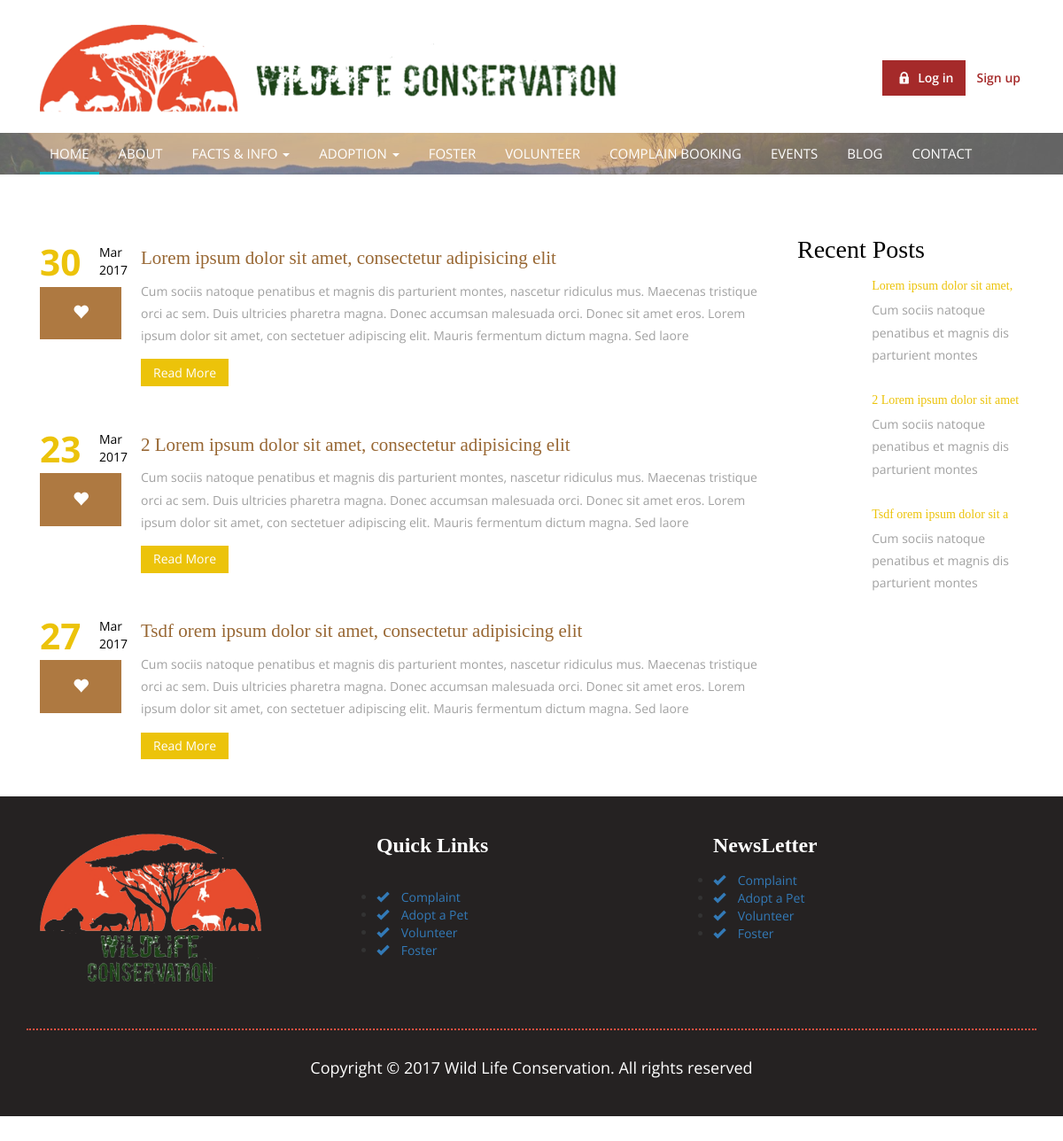
Screenshot of /blog.php with the database file from the repository.
### tables this page shows
CREATE TABLE `wnc_blog` (
  `blog_id` int(5) NOT NULL,
  `blog_title` varchar(100) NOT NULL,
  `blog_date` timestamp NOT NULL DEFAULT CURRENT_TIMESTAMP,
  `blog_image` longtext NOT NULL,
  `blog_description` longtext NOT NULL
);

### access.php (called while the page is built, shortened)
<?php require_once 'dbfunction.php';
$qury= new cashfunct();
	?>

### dbfunction.php (called while the page is built, shortened)
<?php session_start();
class cashfunct{
	var $error_msg = [];
	function selectr($fields,$table,$condition="")
	{
		try{
		$resultset = array();
	$q = mysql_query("select $fields from $table $condition");
	while($r = mysql_fetch_array($q))
	{
		@$resultset[] = $r;
	}
	return $resultset;
	}
	catch(Exception $e){
		array_push($this->error_msg,$e->getMessage());
		return false;
	}
	}
}
?>

### blog.php (the view, shortened to what this page needs)
<!DOCTYPE html>
<html>
<head>
<link href="css/bootstrap.css" rel="stylesheet" type="text/css" media="all" />
<link href="css/style.css" rel="stylesheet" type="text/css" media="all" />
<link href="css/animate.css" rel="stylesheet" type="text/css" media="all">
</head>
<body>
<?php include 'header.php';?>
<div class="blog">
	<div class="container">
		<div class="blog-top">
			<div class="col-md-9 blog-grid">
<?php
			$fetch = $qury->selectr("*",$qury->prefix.$qury->blog_table);
			foreach($fetch as $fet)	{
				  $timestamp = strtotime($fet[$qury->blog_table."_date"]);
        $date2 = date('d', $timestamp);
		$month = date("M", ($timestamp) );
		$year = date('o', $timestamp);
				echo '
				<div class="blog-grid3">
				<div class=" blog-grid1">
					<div class="text-blog">
						<span>'.$date2.'</span>
						<small>'.$month.'<br>'.$year.'</small>
						<div class="clearfix"> </div>
					</div>
					<ul>
						<li><a class="heart" href="#"><i class="glyphicon glyphicon-heart"></i></a></li>
					</ul>
				</div>
				<div class=" blog-grid2">
					<a href="single.php?id='.$fet[$qury->blog_table."_id"].'"><img src="blog/'.$fet[$qury->blog_table."_image"].'" class="img-responsive" alt=""></a>
					<div class="blog-text">
						<h5><a href="single.php?id='.$fet[$qury->blog_table."_id"].'">'.substr($fet[$qury->blog_table."_title"],0,80).'</a></h5>
						<p>'.substr($fet[$qury->blog_table."_description"],0,300).'</p>
					</div>
					<a href="single.php?id='.$fet[$qury->blog_table."_id"].'" class="more">Read More</a>
				</div>
				<div class="clearfix"> </div>
			</div>'; } ?>
			</div>
			<div class="col-md-3 categories-grid">
				<?php include  'sidebar2.php'; ?>
		</div>
	</div>
</div>
<?php include 'footer.php';?>
</body>
</html>

### sidebar2.php
<div class="blog-bottom">
					<h4>Recent Posts</h4>
				<?php 	$fetch = $qury->selectr("*",$qury->prefix.$qury->blog_table  );
			foreach($fetch as $fet)	{
				echo '
						<div class="product-go">
								<a href="single.php?id='.$fet[$qury->blog_table."_id"].'" class="fashion"><img class="img-responsive " src="blog/'.$fet[$qury->blog_table."_image"].'" alt=""></a>
								<div class="grid-product">
									<a href="single.php?id='.$fet[$qury->blog_table."_id"].'" class="elit">'.substr($fet[$qury->blog_table."_title"],0,28).'</a>
									<p>'.substr($fet[$qury->blog_table."_description"],0,60).'</p>
								</div>
							<div class="clearfix"> </div>
			</div> ';} ?>
							</div>

### css/style.css (style rules this page uses)
html, body { margin:0; background: #fff; font-family: 'Open Sans', sans-serif; }
h4, h5, h6, h1, h2, h3 { margin: 0; font-family: 'Acme', sans-serif; }
p { margin:0; }
ul,label { margin:0; padding:0; }
body a { transition: 0.5s all; -webkit-transition: 0.5s all; -o-transition: 0.5s all; -moz-transition: 0.5s all; -ms-transition: 0.5s all; text-decoration:none; }
.text-blog span { float:left; font-size: 2.9em; color:#ECC30A; font-weight: bold; }
.text-blog small { float:right; font-size: 1em; color:#000; margin-top: 8px; }
.blog-grid1 { padding: 0; width: 12%; float: left; }
.blog-grid1 ul li { list-style: none; }
.blog-grid1 ul li a { text-decoration: none; font-size: 1em; color: #fff; background-color: #986733; padding: 1.5em 2.27em; line-height: 3.3em; }
.blog-grid1 ul li a.heart { padding: 0.99em 2.05em; background-color: #AE7941; font-size: 18px; line-height: 3.2em; }
.blog-text h5 { font-size: 1.5em; font-family: 'Karla-Bold'; margin: 0.6em 0; }
.blog-text h5 a { color: #986733; text-decoration: none; }
.blog-top p { font-size: 1em; color:#A1A1A1; line-height: 1.8em; margin-bottom: 1em; }
a.more { text-decoration: none; font-size: 1em; color:#fff; background: #ECC30A; display: inline-block; padding: 0.6em 1em; text-align: center; line-height: 1em; }
.blog { padding: 5em 0; }
.blog-grid2 { float: left; width: 88%; padding: 0 15px; }
.blog-grid3 { margin-bottom: 3em; }
.search-in h2, .grid-categories h4, .blog-bottom h4 { font-size: 2em; color: #000; font-family: 'Karla-Bold'; }
.product-go { padding: 1em 0 0; }
.grid-product { float: right; width: 67%; }
a.elit { font-size: 1em; color: #ECC30A; text-decoration: none; font-family: 'Karla-Bold'; }
.grid-product p { font-size: 0.9em; color: #A1A1A1; line-height: 1.5em; margin: 0.3em 0 0; }
.blog-top p { font-size: 1em; color: #A1A1A1; line-height: 1.8em; margin-bottom: 1em; }

### rows the page displays
wnc_blog: blog_date "30", blog_date "Mar", blog_date "2017", blog_title "Lorem ipsum dolor sit amet, consectetur adipisicing elit", blog_description "Cum sociis natoque penatibus et magnis dis parturient montes, nascetur ridiculus mus. Maecenas tristique orci ac sem. Duis ultricies pharetra magna. Donec accumsan malesuada orci. Donec sit amet eros. Lorem ipsum dolor sit amet, con sectetuer adipiscing elit. Mauris fermentum dictum magna. Sed laore", blog_title "Lorem ipsum dolor sit amet,", blog_description "Cum sociis natoque penatibus et magnis dis parturient montes"
wnc_blog: blog_date "23", blog_date "Mar", blog_date "2017", blog_title "2 Lorem ipsum dolor sit amet, consectetur adipisicing elit", blog_description "Cum sociis natoque penatibus et magnis dis parturient montes, nascetur ridiculus mus. Maecenas tristique orci ac sem. Duis ultricies pharetra magna. Donec accumsan malesuada orci. Donec sit amet eros. Lorem ipsum dolor sit amet, con sectetuer adipiscing elit. Mauris fermentum dictum magna. Sed laore", blog_title "2 Lorem ipsum dolor sit amet", blog_description "Cum sociis natoque penatibus et magnis dis parturient montes"
wnc_blog: blog_date "27", blog_date "Mar", blog_date "2017", blog_title "Tsdf orem ipsum dolor sit amet, consectetur adipisicing elit", blog_description "Cum sociis natoque penatibus et magnis dis parturient montes, nascetur ridiculus mus. Maecenas tristique orci ac sem. Duis ultricies pharetra magna. Donec accumsan malesuada orci. Donec sit amet eros. Lorem ipsum dolor sit amet, con sectetuer adipiscing elit. Mauris fermentum dictum magna. Sed laore", blog_title "Tsdf orem ipsum dolor sit a", blog_description "Cum sociis natoque penatibus et magnis dis parturient montes"
